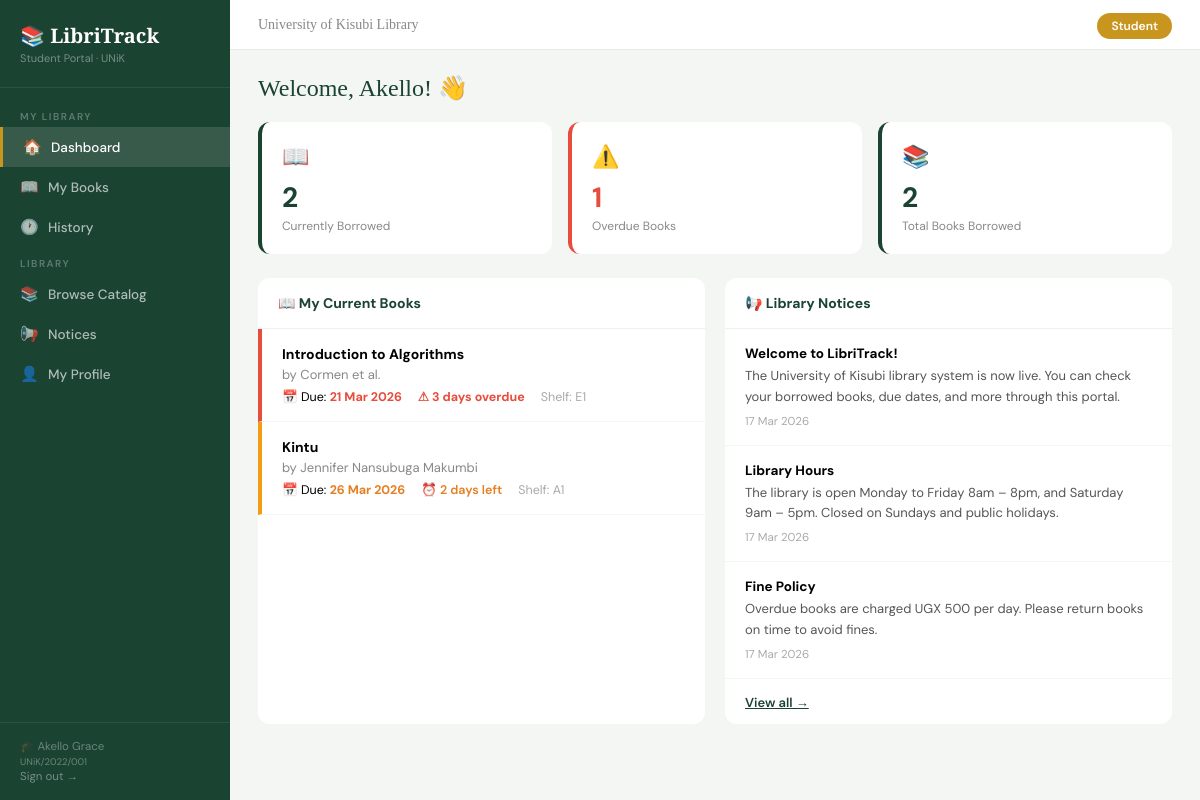
The page /student/dashboard.php (signed in) on the database its author committed.
### tables this page shows
CREATE TABLE borrowings (
    id INT AUTO_INCREMENT PRIMARY KEY,
    student_id INT NOT NULL,
    book_id INT NOT NULL,
    borrow_date DATE NOT NULL,
    due_date DATE NOT NULL,
    return_date DATE DEFAULT NULL,
    status ENUM('borrowed','returned','overdue') DEFAULT 'borrowed',
    FOREIGN KEY (student_id) REFERENCES students(id),
    FOREIGN KEY (book_id) REFERENCES books(id)
);

CREATE TABLE books (
    id INT AUTO_INCREMENT PRIMARY KEY,
    title VARCHAR(255) NOT NULL,
    author VARCHAR(150) NOT NULL,
    isbn VARCHAR(20),
    category VARCHAR(80) NOT NULL,
    copies_total INT DEFAULT 1,
    copies_available INT DEFAULT 1,
    shelf VARCHAR(30),
    description TEXT,
    created_at TIMESTAMP DEFAULT CURRENT_TIMESTAMP
);

CREATE TABLE notices (
    id INT AUTO_INCREMENT PRIMARY KEY,
    title VARCHAR(200) NOT NULL,
    body TEXT NOT NULL,
    created_at TIMESTAMP DEFAULT CURRENT_TIMESTAMP
);

### student/dashboard.php (the view, shortened to what this page needs)
<?php
require_once '../includes/config.php';
$sid = $_SESSION['student_id'];
$borrowed   = $conn->query("SELECT COUNT(*) FROM borrowings WHERE student_id=$sid AND status='borrowed'")->fetch_row()[0];
$overdue    = $conn->query("SELECT COUNT(*) FROM borrowings WHERE student_id=$sid AND status='borrowed' AND due_date < CURDATE()")->fetch_row()[0];
$total_ever = $conn->query("SELECT COUNT(*) FROM borrowings WHERE student_id=$sid")->fetch_row()[0];
$current = $conn->query("
    SELECT br.*, b.title, b.author, b.category, b.shelf,
           DATEDIFF(br.due_date, CURDATE()) AS days_left,
           DATEDIFF(CURDATE(), br.due_date) AS days_late
    FROM borrowings br
    JOIN books b ON br.book_id = b.id
    WHERE br.student_id = $sid AND br.status = 'borrowed'
    ORDER BY br.due_date ASC
")->fetch_all(MYSQLI_ASSOC);
$notices = $conn->query("SELECT * FROM notices ORDER BY created_at DESC LIMIT 3")->fetch_all(MYSQLI_ASSOC);
include 'partials/header.php';
?>
<div class="page-title">Welcome, <?= htmlspecialchars(explode(' ', $_SESSION['student_name'])[0]) ?>! 👋</div>
<div class="stats-grid">
    <div class="stat-card">
        <div class="stat-icon">📖</div>
        <div class="stat-num"><?= $borrowed ?></div>
        <div class="stat-label">Currently Borrowed</div>
    </div>
    <div class="stat-card" style="border-left-color:<?= $overdue>0?'#e74c3c':'#1b4332' ?>">
        <div class="stat-icon">⚠️</div>
        <div class="stat-num" style="color:<?= $overdue>0?'#e74c3c':'#1b4332' ?>"><?= $overdue ?></div>
        <div class="stat-label">Overdue Books</div>
    </div>
    <div class="stat-card">
        <div class="stat-icon">📚</div>
        <div class="stat-num"><?= $total_ever ?></div>
        <div class="stat-label">Total Books Borrowed</div>
    </div>
</div>
<div class="two-col">
    <div class="card">
        <div class="card-head">📖 My Current Books</div>
        <?php if (empty($current)): ?>
        <div style="padding:32px;text-align:center;color:#aaa">
            <div style="font-size:40px;margin-bottom:10px">📭</div>
            <p>No books borrowed.<br><a href="catalog.php" style="color:#1b4332;font-weight:600">Browse the catalog →</a></p>
        </div>
        <?php else: ?>
        <?php foreach ($current as $b):
            $late = $b['days_late'] > 0;
            $soon = !$late && $b['days_left'] <= 3;
        ?>
        <div style="padding:16px 20px;border-bottom:1px solid #f5f5f5;border-left:4px solid <?= $late?'#e74c3c':($soon?'#f39c12':'#27ae60') ?>">
            <div style="font-weight:700;font-size:14px"><?= htmlspecialchars($b['title']) ?></div>
            <div style="font-size:13px;color:#888;margin:3px 0">by <?= htmlspecialchars($b['author']) ?></div>
            <div style="font-size:12.5px;margin-top:6px;display:flex;gap:16px;flex-wrap:wrap">
                <span>📅 Due: <strong style="color:<?= $late?'#e74c3c':($soon?'#e67e22':'#27ae60') ?>">
                    <?= date('d M Y', strtotime($b['due_date'])) ?>
                </strong></span>
                <?php if ($late): ?>
                <span style="color:#e74c3c;font-weight:700">⚠ <?= $b['days_late'] ?> day<?= $b['days_late']!=1?'s':'' ?> overdue</span>
                <?php elseif ($soon): ?>
                <span style="color:#e67e22;font-weight:600">⏰ <?= $b['days_left'] ?> day<?= $b['days_left']!=1?'s':'' ?> left</span>
                <?php else: ?>
                <span style="color:#27ae60"><?= $b['days_left'] ?> days left</span>
                <?php endif; ?>
                <span style="color:#aaa">Shelf: <?= htmlspecialchars($b['shelf'] ?: '—') ?></span>
            </div>
        </div>
        <?php endforeach; ?>
        <?php endif; ?>
    </div>
    <div class="card">
        <div class="card-head">📢 Library Notices</div>
        <?php foreach ($notices as $n): ?>
        <div style="padding:16px 20px;border-bottom:1px solid #f5f5f5">
            <div style="font-weight:700;font-size:13.5px;margin-bottom:4px"><?= htmlspecialchars($n['title']) ?></div>
            <div style="font-size:13px;color:#555;line-height:1.6"><?= nl2br(htmlspecialchars($n['body'])) ?></div>
            <div style="font-size:11.5px;color:#aaa;margin-top:6px"><?= date('d M Y', strtotime($n['created_at'])) ?></div>
        </div>
        <?php endforeach; ?>
        <?php if (!empty($notices)): ?>
        <div style="padding:12px 20px"><a href="notices.php" style="font-size:13px;color:#1b4332;font-weight:600">View all →</a></div>
        <?php endif; ?>
    </div>
</div>
<?php include 'partials/footer.php'; ?>

### student/partials/header.php (style rules this page uses)
* { margin: 0; padding: 0; box-sizing: border-box; }
:root { --green: #1b4332; --green2: #2d6a4f; --gold: #c8961e; --sidebar: 230px; }
body { font-family: 'DM Sans', sans-serif; background: #f4f6f4; display: flex; min-height: 100vh; }
.page-title { font-family: 'Playfair Display', serif; font-size: 24px; color: var(--green); margin-bottom: 20px; }
.stats-grid { display: grid; grid-template-columns: repeat(3, 1fr); gap: 16px; margin-bottom: 24px; }
.stat-card { background: #fff; border-radius: 12px; padding: 20px; border-left: 4px solid var(--green); }
.stat-icon { font-size: 22px; margin-bottom: 8px; }
.stat-num { font-size: 28px; font-weight: 700; color: var(--green); }
.stat-label { font-size: 12px; color: #888; margin-top: 2px; }
.two-col { display: grid; grid-template-columns: 1fr 1fr; gap: 20px; }
.card { background: #fff; border-radius: 12px; overflow: hidden; }
.card-head { padding: 16px 20px; font-weight: 700; font-size: 14px; border-bottom: 1px solid #f0f0f0; color: var(--green); }

### rows shown on the page
borrowings: book.title "Introduction to Algorithms", book.author "Cormen et al.", due_date "21 Mar 2026", days_late "3", book.shelf "E1"
borrowings: book.title "Kintu", book.author "Jennifer Nansubuga Makumbi", due_date "26 Mar 2026", days_left "2", book.shelf "A1"
notices: title "Welcome to LibriTrack!", body "The University of Kisubi library system is now live. You can check your borrowed books, due dates, and more through this portal.", created_at "17 Mar 2026"
notices: title "Library Hours", body "The library is open Monday to Friday 8am – 8pm, and Saturday 9am – 5pm. Closed on Sundays and public holidays.", created_at "17 Mar 2026"
notices: title "Fine Policy", body "Overdue books are charged UGX 500 per day. Please return books on time to avoid fines.", created_at "17 Mar 2026"

### other values the page prints
$_SESSION['student_name'] "Akello Grace"
$_SESSION['student_number'] "UNiK/2022/001"
explode(' ', $_SESSION['student_name'])[0] "Akello"
$borrowed "2"
$overdue "1"
$total_ever "2"
